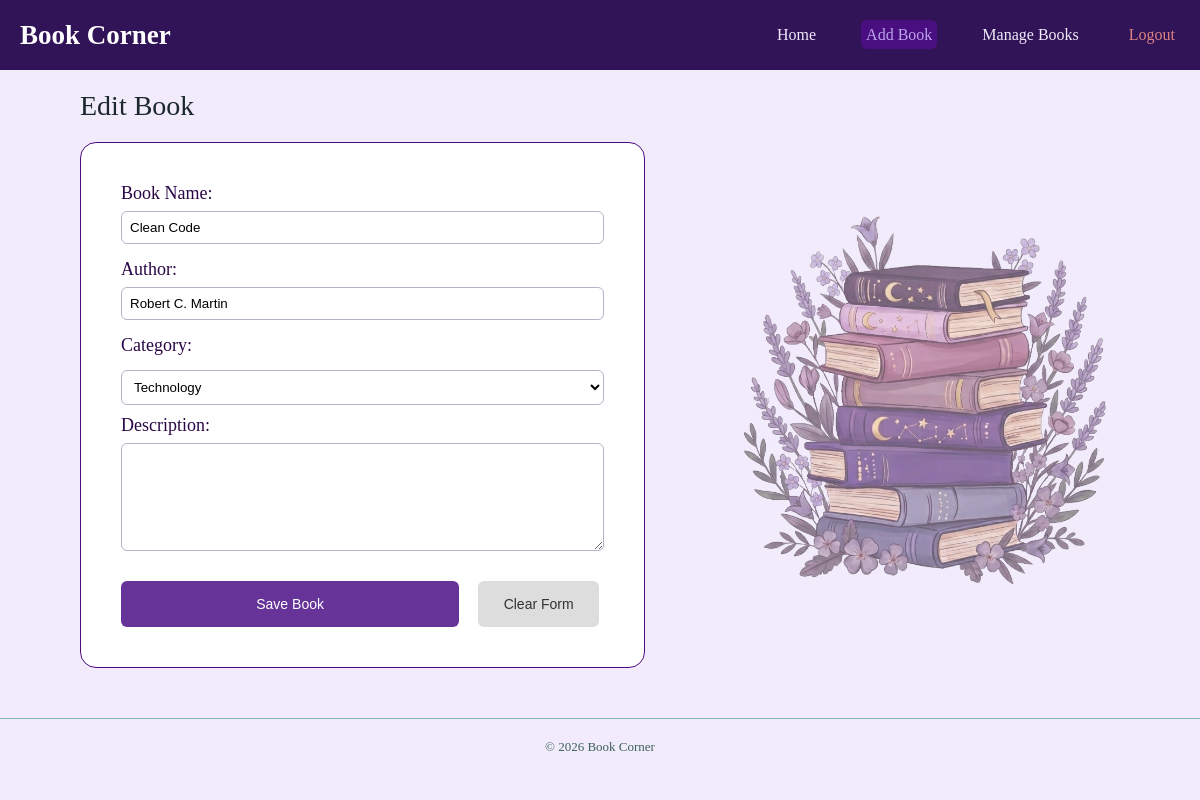
Page /edit-book/2/ on the committed database.
### mysite/pages/models.py (models this page shows, shortened)
class Book(models.Model):
     title = models.CharField(max_length=200)
     author = models.CharField(max_length=100)
     category = models.CharField(max_length=100)
     description = models.TextField(blank=True)

### mysite/pages/views.py (the view, shortened to what this page needs)
# urls.py: path('edit-book/<int:id>/', views.edit_book, name='edit_book'),
def edit_book(request, id):
    book = get_object_or_404(Book, id=id)
    return render(request, 'add_edit_book.html', {'book': book})

### mysite/pages/templates/add_edit_book.html (shortened to what this page needs)
{% load static %}
<!DOCTYPE html>
<html lang="en">
<head>
    <link rel="stylesheet" href="{% static 'books/css/add_edit_book.css' %}">
</head>
<body>
    <nav>
        <div class="logo">
            <h1> Book Corner </h1>
        </div>
        <ul class="navLinks">
            <li><a href="{% url 'home' %}">Home</a></li>
            <li><a href="{% url 'add_book' %}" class="active">Add Book</a></li>
            <li><a href="{% url 'manage_books' %}">Manage Books</a></li>
            <li><a href="{% url 'login' %}" class="logout">Logout</a></li>
        </ul>
    </nav>
    <main>
        <div class="header">
            <h2 class="Title">{% if book %} Edit Book {% else %} Add Book {% endif %}</h2>
        </div>
        <div class="content">
            <div class="form-card">
                <form method="post">
                    <div class="form-cards">
                        <div class="field">
                            <label for="bookName">Book Name:</label>
                            <input type="text" id="bookName" name="bookName" value="{{ book.title|default:'' }}" required>
                        </div>
                        <div class="field">
                            <label for="author">Author:</label>
                            <input type="text" id="author" name="author" value="{{ book.author|default:'' }}" required>
                        </div>
                        <div class="field">
                            <label for="category">Category: </label>
                            <select id="category" name="category">
                                <option value="Technology" {% if book.category == "Technology" %}selected{% endif %}>Technology</option>
                            </select>
                        </div>
                    </div>
                    <div class="field full">
                        <label for="description">Description:</label>
                        <textarea id="description" name="description" rows="6" cols="40">{{ book.description|default:'' }}</textarea>
                    </div>
                    <div class="actions">
                        <button class="btn-save" type="submit">Save Book</button>
                        <button class="btn-clear" type="button" id="clearBtn">Clear Form</button>
                    </div>
                </form>
            </div>
            <div class="image">
                <img src="{% static 'books/images/book1.png' %}">
            </div>
        </div>
    </main>
    <footer>
        <p>© 2026 Book Corner </p>
    </footer>
</body>
</html>

### mysite/pages/static/books/css/add_edit_book.css (style rules this page uses)
* { padding: 0; margin: 0; box-sizing: border-box; }
body { background-color: #f2ebfb; color: hsl(263, 25%, 14%); }
nav { background-color: #311358; display: flex; justify-content: flex-start; align-items: center; padding: 10px 20px; height: 70px; }
.logo { margin-right: auto; font-size: 18px; font-weight: 600; color: white; }
.navLinks { margin-left: 0 100px; list-style: none; display: flex; gap: 40px; align-items: center; }
.navLinks li a { text-decoration: none; color: #f2ebfb; font-size: 16px; font-weight: 500; padding: 6px 5px; border-radius: 6px; }
.navLinks li a.active { background-color: #490f80; color: #bfa3ef; }
.navLinks li a.logout { color: hsl(0, 56%, 69%); }
main { padding: 20px 50px 50px; max-width: 95%; margin: 0 auto; }
.header { margin-bottom: 20px; }
.header h2 { font-size: 28px; font-weight: 500; color: hsl(200, 25%, 14%); }
.form-card { background-color: white; border: 1px solid hsl(274, 82%, 27%); border-radius: 16px; padding: 40px; }
.form-cards { display: grid; grid-template-columns: 1fr; }
.field { display: flex; flex-direction: column; gap: 7px; margin-bottom: 10px; }
label { font-size: 18px; font-weight: 500; color: hsl(274, 82%, 15%); }
input, textarea { margin-bottom: 5px; padding: 8px; border: 1px solid hsl(258, 18%, 74%); border-radius: 6px; }
select { appearance: base-select; border: 1px solid hsl(258, 18%, 74%); background: white; padding: 8px; border-radius: 6px; margin: 0; outline: none; }
option { display: flex; justify-content: flex-start; gap: 20px; border: 1px solid hsl(258, 18%, 74%); background: white; padding: 10px; }
option:not(option:last-of-type) { border-bottom: none; }
.btn-save { margin-top: 15px; margin-right: 15px; width: 70%; border: none; border-radius: 6px; padding: 15px; color: white; font-size: 14px; background-color: #663399; }
.btn-clear { margin-top: 15px; width: 25%; border: none; border-radius: 6px; padding: 15px; color: white; font-size: 14px; background-color: #ddd; color: #333; }
.content { display: grid; grid-template-columns: 1.3fr 1fr; align-items: start; gap: 40px; width: 100%; }
.image { align-self: center; margin-left: 50px; }
img { width: 100%; object-fit: contain; align-self: center; opacity: 60%; }
footer { padding: 20px 48px; border-top: 1px solid hsl(170, 30%, 61%); text-align: center; font-size: 13px; color: hsl(170, 23%, 31%); }

### rows in the picture
Book: bookName "Clean Code", author "Robert C. Martin", category "Technology"
